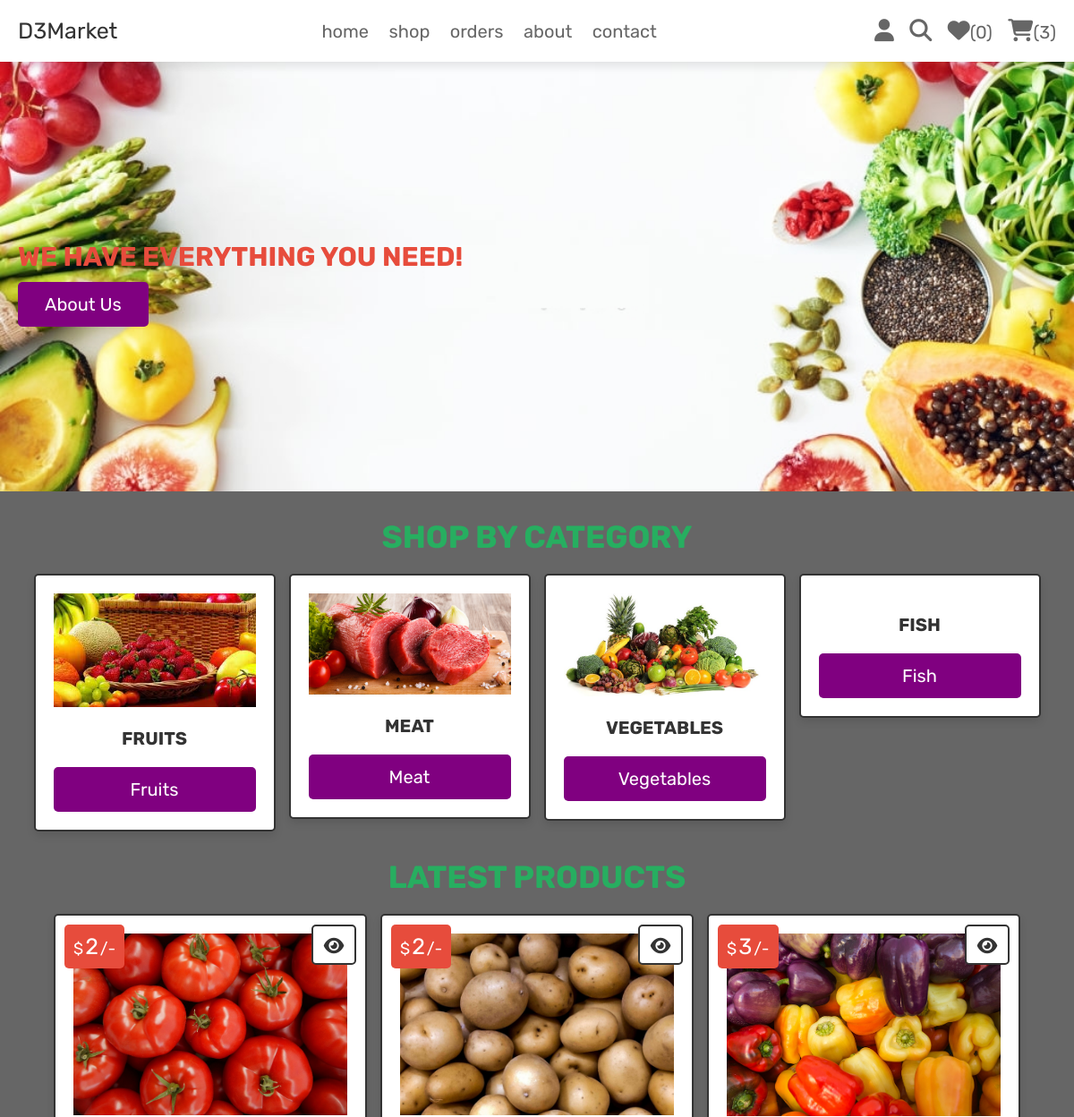
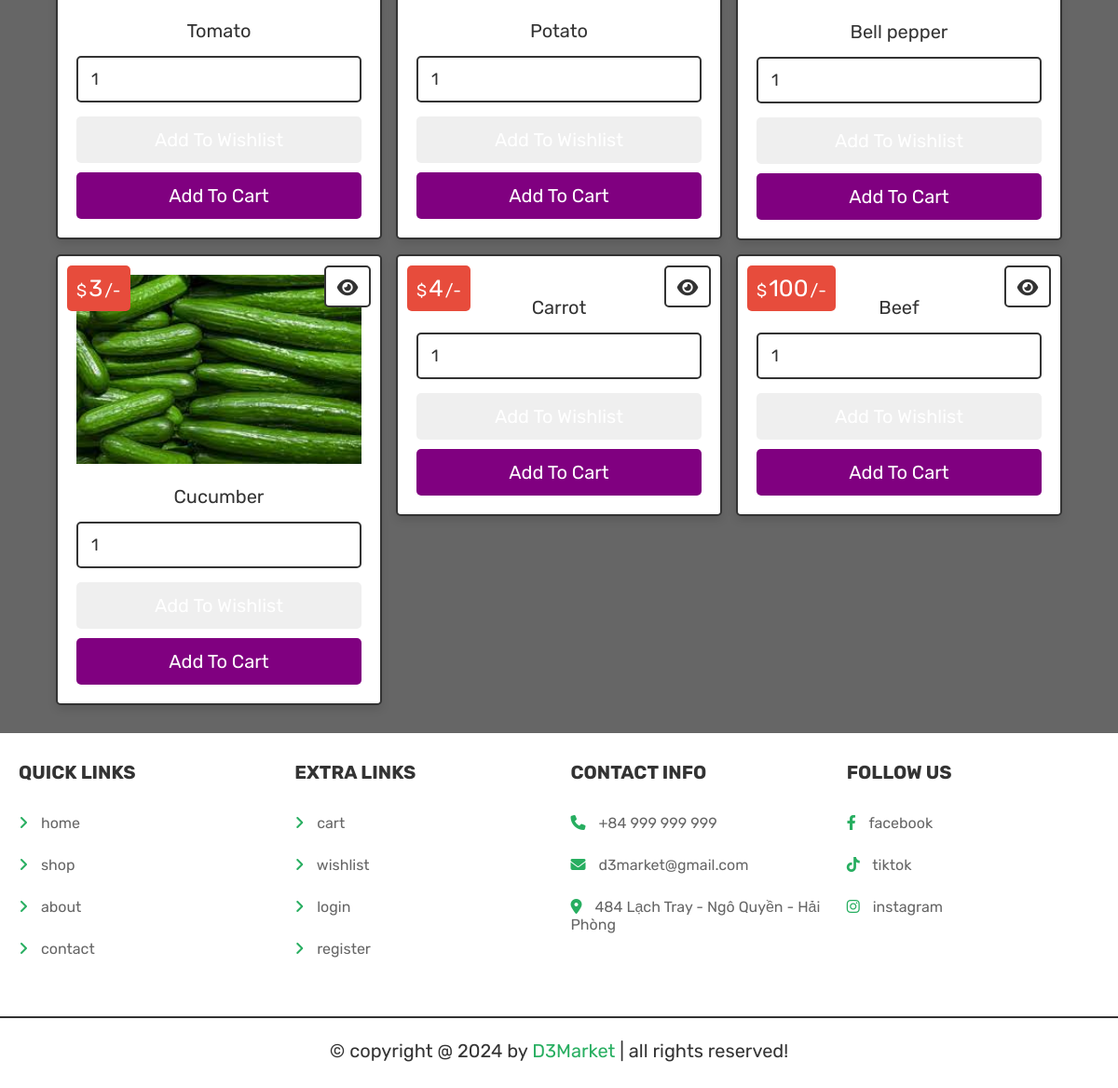
Page /home.php (signed in) on the committed database (2 pictures, top to bottom).
### tables this page shows
CREATE TABLE `products` (
  `id` int(100) NOT NULL,
  `name` varchar(100) NOT NULL,
  `category` varchar(20) NOT NULL,
  `details` varchar(500) NOT NULL,
  `price` int(100) NOT NULL,
  `image` varchar(100) NOT NULL
);

### home.php (the view, shortened to what this page needs)
<?php
@include 'config.php';
?>
<!DOCTYPE html>
<html lang="en">
<head>
   <link rel="stylesheet" href="https://cdnjs.cloudflare.com/ajax/libs/font-awesome/6.1.1/css/all.min.css">
   <link rel="stylesheet" href="css/style.css">
</head>
<body>
<?php include 'header.php'; ?>
<div class="home-bg">
   <section class="home">
      <div class="content">
         <h3>We have everything you need!</h3>
         <a href="about.php" class="btn">about us</a>
      </div>
   </section>
</div>
<section class="home-category">
   <h1 class="title" style="color: var(--green);">shop by category</h1>
   <div class="box-container">
      <div class="box">
         <img src="images/pic-fruit.jpg" alt="">
         <h3>fruits</h3>
         <a href="category.php?category=fruits" class="btn">fruits</a>
      </div>
      <div class="box">
         <img src="images/pic-meat.jpg" alt="">
         <h3>meat</h3>
         <a href="category.php?category=meat" class="btn">meat</a>
      </div>
      <div class="box">
         <img src="images/pic-vegetables.jpg" alt="">
         <h3>vegetables</h3>
         <a href="category.php?category=vegitables" class="btn">vegetables</a>
      </div>
      <div class="box">
         <h3>fish</h3>
         <a href="category.php?category=fish" class="btn">fish</a>
      </div>
   </div>
</section>
<section class="products">
   <h1 class="title" style="color: var(--green);">latest products</h1>
   <div class="box-container">
   <?php
      $select_products = $conn->prepare("SELECT * FROM `products` LIMIT 6");
      $select_products->execute();
      if($select_products->rowCount() > 0){
         while($fetch_products = $select_products->fetch(PDO::FETCH_ASSOC)){
   ?>
   <form action="" class="box" method="POST">
      <div class="price">$<span><?= $fetch_products['price']; ?></span>/-</div>
      <a href="view_page.php?pid=<?= $fetch_products['id']; ?>" class="fas fa-eye"></a>
      <img src="uploaded_img/<?= $fetch_products['image']; ?>" alt="">
      <div class="name"><?= $fetch_products['name']; ?></div>
      <input type="number" min="1" value="1" name="p_qty" class="qty">
      <input type="submit" value="add to wishlist" class="option-btn" name="add_to_wishlist">
      <input type="submit" value="add to cart" class="btn" name="add_to_cart">
   </form>
   <?php
      }
   }else{
      echo '<p class="empty">no products added yet!</p>';
   }
   ?>
   </div>
</section>
<?php include 'footer.php'; ?>
</body>
</html>

### header.php (shortened to what this page needs)
<header class="header">
   <div class="flex">
      <a href="home.php" class="logo">D3Market</a>
      <nav class="navbar">
         <a href="home.php">home</a>
         <a href="shop.php">shop</a>
         <a href="orders.php">orders</a>
         <a href="about.php">about</a>
         <a href="contact.php">contact</a>
      </nav>
      <div class="icons">
         <div id="user-btn" class="fas fa-user"></div>
         <a href="search_page.php" class="fas fa-search"></a>
         <?php
            $count_cart_items = $conn->prepare("SELECT * FROM `cart` WHERE user_id = ?");
            $count_cart_items->execute([$user_id]);
            $count_wishlist_items = $conn->prepare("SELECT * FROM `wishlist` WHERE user_id = ?");
            $count_wishlist_items->execute([$user_id]);
         ?>
         <a href="wishlist.php"><i class="fas fa-heart"></i><span>(<?= $count_wishlist_items->rowCount(); ?>)</span></a>
         <a href="cart.php"><i class="fas fa-shopping-cart"></i><span>(<?= $count_cart_items->rowCount(); ?>)</span></a>
      </div>
   </div>
</header>

### footer.php
<footer class="footer">
   <section class="box-container">
      <div class="box">
         <h3>quick links</h3>
         <a href="home.php"> <i class="fas fa-angle-right"></i> home</a>
         <a href="shop.php"> <i class="fas fa-angle-right"></i> shop</a>
         <a href="about.php"> <i class="fas fa-angle-right"></i> about</a>
         <a href="contact.php"> <i class="fas fa-angle-right"></i> contact</a>
      </div>
      <div class="box">
         <h3>extra links</h3>
         <a href="cart.php"> <i class="fas fa-angle-right"></i> cart</a>
         <a href="wishlist.php"> <i class="fas fa-angle-right"></i> wishlist</a>
         <a href="login.php"> <i class="fas fa-angle-right"></i> login</a>
         <a href="register.php"> <i class="fas fa-angle-right"></i> register</a>
      </div>
      <div class="box">
         <h3>contact info</h3>
         <p> <i class="fas fa-phone"></i> +84 999 999 999 </p>
         <p> <i class="fas fa-envelope"></i> d3market@gmail.com </p>
         <p> <i class="fas fa-map-marker-alt"></i> 484 Lạch Tray - Ngô Quyền - Hải Phòng </p>
      </div>
      <div class="box">
         <h3>follow us</h3>
         <a href="#"> <i class="fab fa-facebook-f"></i> facebook </a>
         <a href="#"> <i class="fab fa-tiktok"></i> tiktok </a>
         <a href="#"> <i class="fab fa-instagram"></i> instagram </a>
      </div>
   </section>
   <p class="credit"> &copy; copyright @ <?= date('Y'); ?> by <span>D3Market</span> | all rights reserved! </p>
</footer>

### css/style.css (style rules this page uses)
.home-bg { background: url(../images/home-bg4.jpg); background-size: cover; background-position: center; }
.home-bg .home { display: flex; align-items: center; min-height: 60vh; }
.home-bg .home .content { width: 50rem; }
.home-bg .home .content h3 { font-size: 3rem; text-transform: uppercase; margin-top: 1.5rem; color: var(--red); }
.home-bg .home .content a { display: inline-block; width: auto; }
.home-category .box-container { display: grid; grid-template-columns: repeat(auto-fit, 27rem); gap:1.5rem; justify-content: center; align-items: flex-start; }
.home-category .box-container .box { padding:2rem; text-align: center; border:var(--border); background-color: var(--white); box-shadow: var(--box-shadow); border-radius: .5rem; }
.home-category .box-container .box img { width: 100%; margin-bottom: 1rem; }
.home-category .box-container .box h3 { text-transform: uppercase; color:var(--black); padding:1rem 0; font-size: 2rem; }
.home-category { padding-bottom: 0; }
.products .box-container { display: grid; grid-template-columns: repeat(auto-fit, 35rem); gap:1.5rem; justify-content: center; align-items: flex-start; }
.products .box-container .box { padding:2rem; text-align: center; border:var(--border); background-color: var(--white); box-shadow: var(--box-shadow); border-radius: .5rem; position: relative; }
.products .box-container .box .price { position: absolute; top:1rem; left:1rem; padding:1rem; border-radius: .5rem; background-color: var(--red); font-size: 1.8rem; color:var(--white); }
.products .box-container .box .price span { font-size: 2.5rem; color:var(--white); margin:0 .2rem; }
.products .box-container .box .fa-eye { position: absolute; top:1rem; right:1rem; border-radius: .5rem; height: 4.5rem; line-height: 4.3rem; width: 5rem; border:var(--border); color:var(--black); font-size: 2rem; background-color: var(--white); }
.products .box-container .box img { width: 100%; margin-bottom: 1rem; }
.products .box-container .box .name { font-size: 2rem; color:var(--black); padding:1rem 0; }
.products .box-container .box .qty { margin:.5rem 0; border-radius: .5rem; padding:1.2rem 1.4rem; font-size: 1.8rem; color:var(--black); border:var(--border); width: 100%; }

### rows in the picture
products: price "2", image (picture), name "Tomato"
products: price "2", image (picture), name "Potato"
products: price "3", image (picture), name "Bell pepper"
products: price "3", image (picture), name "Cucumber"
products: price "4", name "Carrot"
products: price "100", name "Beef"

### other values in the picture
$count_wishlist_items->rowCount() "0"
$count_cart_items->rowCount() "3"
